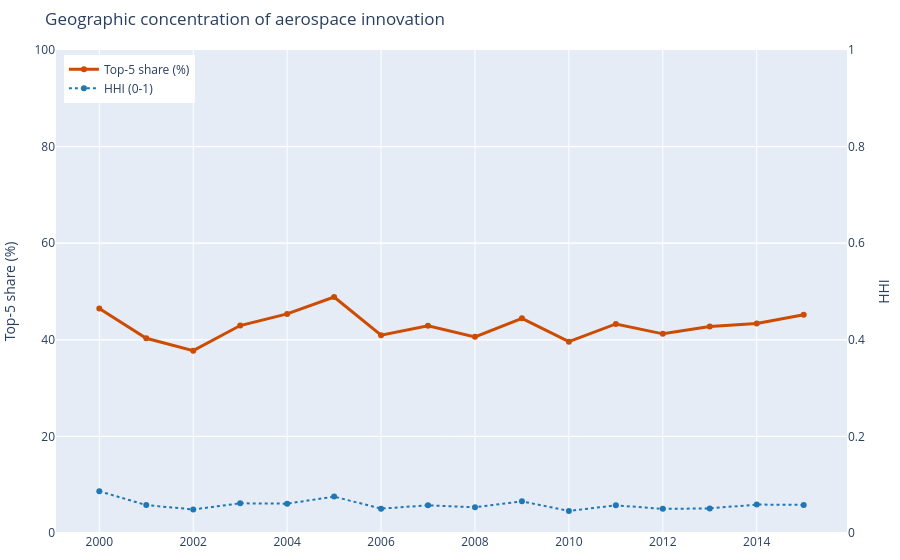

Here is the notebook cell this chart was saved with:
### Markdown cell above
## 4. How concentrated is aerospace innovation?
Aerospace R&D clusters tightly around a few manufacturing and defense centers. The **top-5 share** and the **Herfindahl index (HHI)** quantify that concentration and how it shifts over time.

### Code cell
viz.concentration_trend(data)

### Figure 1 — Plotly figure (JSON) as saved in the notebook; plotly's stock layout.template omitted (floating-point values rounded to 4 significant figures)
{"data": [{"line": {"color": "#cc4c02", "width": 3}, "name": "Top-5 share (%)", "type": "scatter", "x": [2000, 2001, 2002, 2003, 2004, 2005, 2006, 2007, 2008, 2009, 2010, 2011, 2012, 2013, 2014, 2015], "y": [46.49, 40.32, 37.76, 42.95, 45.36, 48.85, 40.96, 42.91, 40.61, 44.44, 39.6, 43.28, 41.23, 42.76, 43.4, 45.17], "yaxis": "y"}, {"line": {"color": "#1f77b4", "dash": "dot", "width": 2}, "name": "HHI (0-1)", "type": "scatter", "x": [2000, 2001, 2002, 2003, 2004, 2005, 2006, 2007, 2008, 2009, 2010, 2011, 2012, 2013, 2014, 2015], "y": [0.08648, 0.05775, 0.04873, 0.06146, 0.06073, 0.07532, 0.05039, 0.05735, 0.05321, 0.06556, 0.04567, 0.05724, 0.04999, 0.05091, 0.05888, 0.05815], "yaxis": "y2"}], "layout": {"legend": {"x": 0.01, "y": 0.99}, "margin": {"b": 10, "l": 10, "r": 10, "t": 50}, "title": {"text": "Geographic concentration of aerospace innovation"}, "yaxis": {"range": [0, 100], "title": {"text": "Top-5 share (%)"}}, "yaxis2": {"overlaying": "y", "range": [0, 1], "side": "right", "title": {"text": "HHI"}}}}
